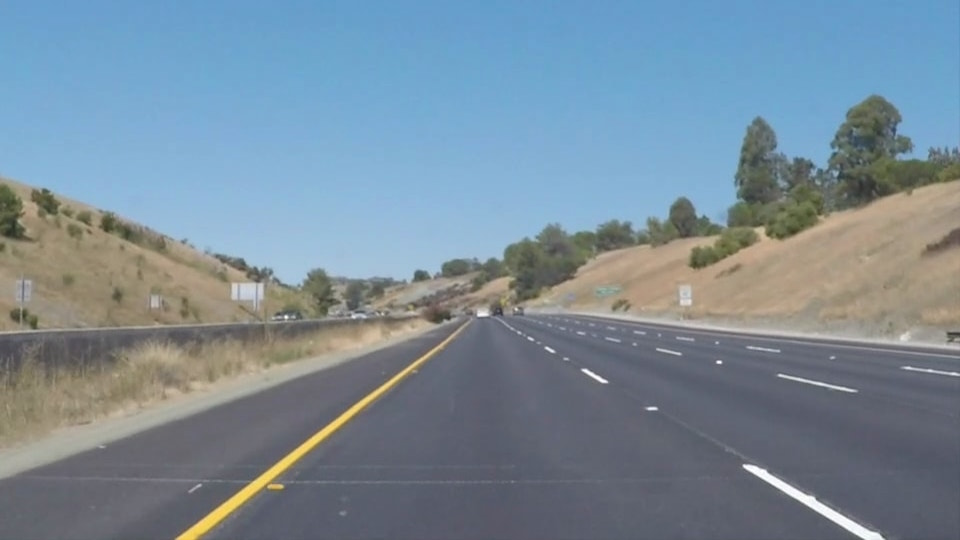
#> input picture test_images/whiteCarLaneSwitch.jpg, 960 x 540 px; the run also reads 1 picture not shown here
$ jupyter execute P1.ipynb   (shell and % lines are left out)
#> lines starting #> are read from the running program, lines starting #| are printed output that depends on the picture; after the words box and inside, x2 and y2 are one past the last pixel; in counts of white or black regions, pixels touching at a corner belong together
# Self-Driving Car Engineer Nanodegree

## Project: **Finding Lane Lines on the Road**
***
In this project, you will use the tools you learned about in the lesson to identify lane lines on the road.  You can develop your pipeline on a series of individual images, and later apply the result to a video stream (really just a series of images). Check out the video clip "raw-lines-example.mp4" (also contained in this repository) to see what the output should look like after using the helper functions below.

Once you have a result that looks roughly like "raw-lines-example.mp4", you'll need to get creative and try to average and/or extrapolate the line segments you've detected to map out the full extent of the lane lines.  You can see an example of the result you're going for in the video "P1_example.mp4".  Ultimately, you would like to draw just one line for the left side of the lane, and one for the right.

In addition to implementing code, there is a brief writeup to complete. The writeup should be completed in a separate file, which can be either a markdown file or a pdf document. There is a [write up template](https://github.com/udacity/CarND-LaneLines-P1/blob/master/writeup_template.md) that can be used to guide the writing process. Completing both the code in the Ipython notebook and the writeup template will cover all of the [rubric points](https://review.udacity.com/#!/rubrics/322/view) for this project.

---
Let's have a look at our first image called 'test_images/solidWhiteRight.jpg'.  Run the 2 cells below (hit Shift-Enter or the "play" button above) to display the image.

**Note: If, at any point, you encounter frozen display windows or other confounding issues, you can always start again with a clean slate by going to the "Kernel" menu above and selecting "Restart & Clear Output".**

---

**The tools you have are color selection, region of interest selection, grayscaling, Gaussian smoothing, Canny Edge Detection and Hough Tranform line detection.  You  are also free to explore and try other techniques that were not presented in the lesson.  Your goal is piece together a pipeline to detect the line segments in the image, then average/extrapolate them and draw them onto the image for display (as below).  Once you have a working pipeline, try it out on the video stream below.**

---

<figure>

 <figcaption>
 <p></p>
 <p style="text-align: center;"> Your output should look something like this (above) after detecting line segments using the helper functions below </p>
 </figcaption>
</figure>
 <p></p>
<figure>

 <figcaption>
 <p></p>
 <p style="text-align: center;"> Your goal is to connect/average/extrapolate line segments to get output like this</p>
 </figcaption>
</figure>

**Run the cell below to import some packages.  If you get an `import error` for a package you've already installed, try changing your kernel (select the Kernel menu above --> Change Kernel).  Still have problems?  Try relaunching Jupyter Notebook from the terminal prompt.  Also, see [this forum post](https://carnd-forums.udacity.com/cq/viewquestion.action?spaceKey=CAR&id=29496372&questionTitle=finding-lanes---import-cv2-fails-even-though-python-in-the-terminal-window-has-no-problem-with-import-cv2) for more troubleshooting tips.**

## Import Packages

[cell 1]
#importing some useful packages
import matplotlib.pyplot as plt
import matplotlib.image as mpimg
import numpy as np
import cv2
# Import everything needed to edit/save/watch video clips
from moviepy.editor import VideoFileClip
from IPython.display import HTML
import os

## Read in an Image

[cell 2]
#reading in an image
image = mpimg.imread('test_images/whiteCarLaneSwitch.jpg')
#> image is the input picture: shape (540, 960, 3); mean R, G, B 121.2, 139.4, 152.9

#printing out some stats and plotting
print('This image is:', type(image), 'with dimensions:', image.shape)
#| This image is: <class 'numpy.ndarray'> with dimensions: (540, 960, 3)
plt.imshow(image)  # if you wanted to show a single color channel image called 'gray', for example, call as plt.imshow(gray, cmap='gray')
#> (this line was passed over: IPython is not available in this run)

## Ideas for Lane Detection Pipeline

**Some OpenCV functions (beyond those introduced in the lesson) that might be useful for this project are:**

`cv2.inRange()` for color selection
`cv2.fillPoly()` for regions selection
`cv2.line()` to draw lines on an image given endpoints
`cv2.addWeighted()` to coadd / overlay two images
`cv2.cvtColor()` to grayscale or change color
`cv2.imwrite()` to output images to file
`cv2.bitwise_and()` to apply a mask to an image

**Check out the OpenCV documentation to learn about these and discover even more awesome functionality!**

## Helper Functions

Below are some helper functions to help get you started. They should look familiar from the lesson!

[cell 3]
import math

# Calculate image height and width
h = image.shape[0]
w = image.shape[1]

def grayscale(img):
    """Applies the Grayscale transform
    This will return an image with only one color channel
    but NOTE: to see the returned image as grayscale
    (assuming your grayscaled image is called 'gray')
    you should call plt.imshow(gray, cmap='gray')"""
    return cv2.cvtColor(img, cv2.COLOR_RGB2GRAY)
    # Or use BGR2GRAY if you read an image with cv2.imread()
    # return cv2.cvtColor(img, cv2.COLOR_BGR2GRAY)

def canny(img, low_threshold, high_threshold):
    """Applies the Canny transform"""
    return cv2.Canny(img, low_threshold, high_threshold)

def gaussian_blur(img, kernel_size):
    """Applies a Gaussian Noise kernel"""
    return cv2.GaussianBlur(img, (kernel_size, kernel_size), 0)

def region_of_interest(img, vertices):
    """
    Applies an image mask.

    Only keeps the region of the image defined by the polygon
    formed from `vertices`. The rest of the image is set to black.
    """
    #defining a blank mask to start with
    mask = np.zeros_like(img)

    #defining a 3 channel or 1 channel color to fill the mask with depending on the input image
    if len(img.shape) > 2:
        channel_count = img.shape[2]  # i.e. 3 or 4 depending on your image
        ignore_mask_color = (255,) * channel_count
    else:
        ignore_mask_color = 255

    #filling pixels inside the polygon defined by "vertices" with the fill color
    cv2.fillPoly(mask, vertices, ignore_mask_color)

    #returning the image only where mask pixels are nonzero
    masked_image = cv2.bitwise_and(img, mask)
    return masked_image


# [20 lines left out: function draw_lines_part1, not called in this run]


def draw_lines_part2(img, lines, color=[255, 0, 0], thickness=10):
    """
    NOTE: this is the function you might want to use as a starting point once you want to
    average/extrapolate the line segments you detect to map out the full
    extent of the lane (going from the result shown in raw-lines-example.mp4
    to that shown in P1_example.mp4).

    Think about things like separating line segments by their
    slope ((y2-y1)/(x2-x1)) to decide which segments are part of the left
    line vs. the right line.  Then, you can average the position of each of
    the lines and extrapolate to the top and bottom of the lane.

    This function draws `lines` with `color` and `thickness`.
    Lines are drawn on the image inplace (mutates the image).
    If you want to make the lines semi-transparent, think about combining
    this function with the weighted_img() function below
    """
    # Making left/right x and y lists global.
    global x_p_l
    global y_p_l
    global x_p_r
    global y_p_r

    # Initializing the lists as empty.
    x_p_l = []
    y_p_l = []
    x_p_r = []
    y_p_r = []
    slope_l = []
    slope_r = []

    # Sorting points into left x and y OR right x and y lists,
    # based on slope range.

    for line in lines:
        for x1,y1,x2,y2 in line:
            slope = ((y2-y1)/(x2-x1))
            if not np.isnan(slope) or np.isinf(slope) or (slope == 0):
                if slope < -0.6 and slope > -1:
                    x_p_l += [x1, x2]
                    y_p_l += [y1, y2]
                    slope_l += [slope]
                elif slope > 0.2 and slope < 1.5:
                    x_p_r += [x1, x2]
                    y_p_r += [y1, y2]
                    slope_r += [slope]

    # Average out the x and y points, and calculate the mean slopes.
    avg_x_l = np.mean(x_p_l, dtype=np.float32)
    avg_x_r = np.mean(x_p_r, dtype=np.float32)
    avg_y_l = np.mean(y_p_l, dtype=np.float32)
    avg_y_r = np.mean(y_p_r, dtype=np.float32)
    avg_slope_l = np.mean(slope_l, dtype=np.float32)
    avg_slope_r = np.mean(slope_r, dtype=np.float32)

    # Calculate intercepts from the means above
    # b = y - mx
    b_l = avg_y_l - (avg_slope_l * avg_x_l)
    b_r = avg_y_r - (avg_slope_r * avg_x_r)

    # Calculate X coordinates of the lines to be drawn
    # using information above. The Y values are the
    # y coordinates of the bounding box/mask as defined
    # in the pipeline further below.
    y_max = max(y_p_l) #y_mask[0]
    y_min = max(y_p_r) #y_mask[1]

    # X = (Y - b) / m
    X_l_lo = (y_max - b_l) / avg_slope_l
    X_l_hi = (y_min - b_l) / avg_slope_l

    X_r_lo = (y_max - b_r) / avg_slope_r
    X_r_hi = (y_min - b_r) / avg_slope_r

    # Draw lines on the left side and the right side of the image
    # using cv2.line() function, and (X,Y) calculated above as points.
    img_l = cv2.line(img, (int(X_l_lo), y_max), (int(X_l_hi), y_min), color, thickness)
    cv2.line(img_l, (int(X_r_lo), y_max), (int(X_r_hi), y_min), color, thickness)


# [10 lines left out: function hough_lines_p1, not called in this run]

def hough_lines_p2(img, rho, theta, threshold, min_line_len, max_line_gap):
    """
    `img` should be the output of a Canny transform.

    Returns an image with hough lines drawn.
    """
    lines = cv2.HoughLinesP(img, rho, theta, threshold, np.array([]), minLineLength=min_line_len, maxLineGap=max_line_gap)
    line_img = np.zeros((img.shape[0], img.shape[1], 3), dtype=np.uint8)
    draw_lines_part2(line_img, lines)
    return line_img

# Python 3 has support for cool math symbols.

def weighted_img(img, initial_img, α=0.8, β=1., λ=0.):
    """
    `img` is the output of the hough_lines(), An image with lines drawn on it.
    Should be a blank image (all black) with lines drawn on it.

    `initial_img` should be the image before any processing.

    The result image is computed as follows:

    initial_img * α + img * β + λ
    NOTE: initial_img and img must be the same shape!
    """
    return cv2.addWeighted(initial_img, α, img, β, λ)

# [10 lines left out: function draw_roi, not called in this run]

## Test Images

Build your pipeline to work on the images in the directory "test_images"
**You should make sure your pipeline works well on these images before you try the videos.**

## Build a Lane Finding Pipeline

Build the pipeline and run your solution on all test_images. Make copies into the `test_images_output` directory, and you can use the images in your writeup report.

Try tuning the various parameters, especially the low and high Canny thresholds as well as the Hough lines parameters.

[cell 4]
# TODO: Build your pipeline that will draw lane lines on the test_images
# then save them to the test_images directory.

############################## Pipeline ############################

def lane_pipeline(img):

    # Make a copy
    im_copy = np.copy(img)


    # Step 1: Convert to grayscale.
    # Use 'im_copy' as input; use cmap='gray' to see the returned image as grayscale.
    # Save result to 'gray'.
    gray = grayscale(im_copy)
    # display the grayscale image here:
    #plt.imshow(gray, cmap='gray') and plt.xlabel('Grayscaled image') and plt.show()

    # Step 2: Apply Gaussian smoothing/blurring
    # Use 'gray' as input; use a 5x5 kernel.
    # Save result to 'blur_gray'.
    blur_gray = gaussian_blur(gray, 5)

    # Step 3: Run Canny edge detection
    # Use 'blur_gray' as input; specify low_threshold and high_threshold values.
    # Save result to 'edges'.
    edges = canny(blur_gray, 80, 200)
    # display the image
    #plt.imshow(edges, cmap='Greys_r') and plt.xlabel('Canny edge detected image') and plt.show()
    # Save the edge map in 'test_images_canny_output/'
    #mpimg.imsave('test_video_frames_solidYellowLeft/canny.jpg', comb_edges)
    # Stack the 'edges' to make it a 3-channel image,
    # and save the result to 'comb_edges'.
    comb_edges = np.dstack((edges, edges, edges))

    # Step 4: Apply Region Masking
    # Use 'edges' as input; define the vertices and call the function 'region_of_interest()'.
    # Save result to 'masked_edges'.

    height = im_copy.shape[0]
    width = im_copy.shape[1]
    v_poly = np.array([[(width//10 + 4,height),((width//2 - 60), (height//2) + 60), \
                        ((width//2 + 80), (height//2) + 60), (width - 20,height)]], dtype=np.int32)
    masked_edges = region_of_interest(edges, vertices=v_poly)

    # Save the masked_edges image in 'test_images_masked_output/'
    #mpimg.imsave('test_images_masked_output/masked_edges.jpg', comb_masked_edges)
    # Stack the 'masked_edges' to make it a 3-channel image,
    # and save the result to 'comb_masked_edges'.
    comb_masked_edges = np.dstack((masked_edges, masked_edges, masked_edges))

    # Make the x_mask,y_mask global.
    global x_mask
    global y_mask

    # Define x_mask,y_mask as the coordinates of the vertices of the polygon ROI.
    x_mask = [v_poly[0][0][0], v_poly[0][1][0], v_poly[0][2][0], v_poly[0][3][0], v_poly[0][0][0]]
    y_mask = [v_poly[0][0][1], v_poly[0][1][1], v_poly[0][2][1], v_poly[0][3][1], v_poly[0][0][1]]

    # Step 5: Run Hough Transform
    # Use 'masked_edges' as input; pass in suitable values to rho, theta etc.
    # Save result to 'hough_image'.
    # This uses the updated draw_lines() function.
    hough_image = hough_lines_p2(masked_edges, rho=2, theta=np.pi/360, threshold=40, min_line_len=10, max_line_gap=20)
    # Save hough_image to a folder.
    #mpimg.imsave('test_images_hough_output/hough.jpg', hough_image)

    # Display the region mask on the original image
    # and plot the points on lines detected by hough transform
    #plt.imshow(im_copy)
    #plt.plot(x_mask, y_mask, 'b', lw=4)
    #plt.plot(x_p_l, y_p_l, 'ro') and plt.plot(x_p_r, y_p_r, 'ro') and plt.show()

    # Step 6: Draw the hough lines on the original image
    # Call weighted_img() with 'hough_image' and 'im_copy' as arguments.
    # Save result to 'lines_image'
    lines_image = weighted_img(hough_image, im_copy)
    #draw_roi(lines_image)

    # Display the final result (Hough lines on the original image)
    #plt.imshow(lines_image) and plt.xlabel('Hough lines on the original image') and plt.show()

    # Save the images to test_images_output/
    #mpimg.imsave('test_images_output/result.jpg', lines_image)

    # Return the final processed image.
    return lines_image

[cell 5]
######### Checking the pipeline on test_images #########

# For every file in 'test_images/':
for i in os.listdir("test_images/"):
    # Read the image.
    image = mpimg.imread('test_images/' + i)
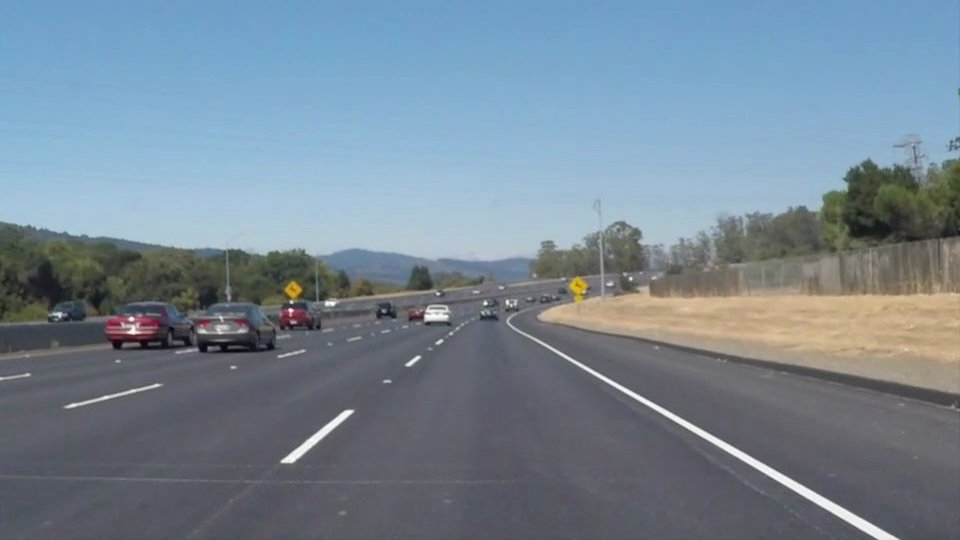
#> input picture test_images/solidWhiteCurve.jpg, 960 x 540 px
#> image is the input picture: shape (540, 960, 3); mean R, G, B 118.5, 134.5, 148.1
    # Call the pipeline function.
    processed_image = lane_pipeline(image)
#> in grayscale, `return cv2.cvtColor(img, cv2.COLOR_RGB2GRAY)`:
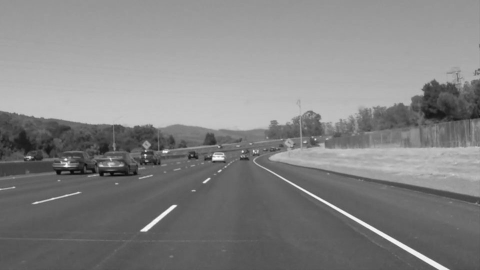
#> returned value: shape (540, 960) (shown at 1/2 size); min 5, max 255, mean 131.2
#> in canny, `return cv2.Canny(img, low_threshold, high_threshold)`:
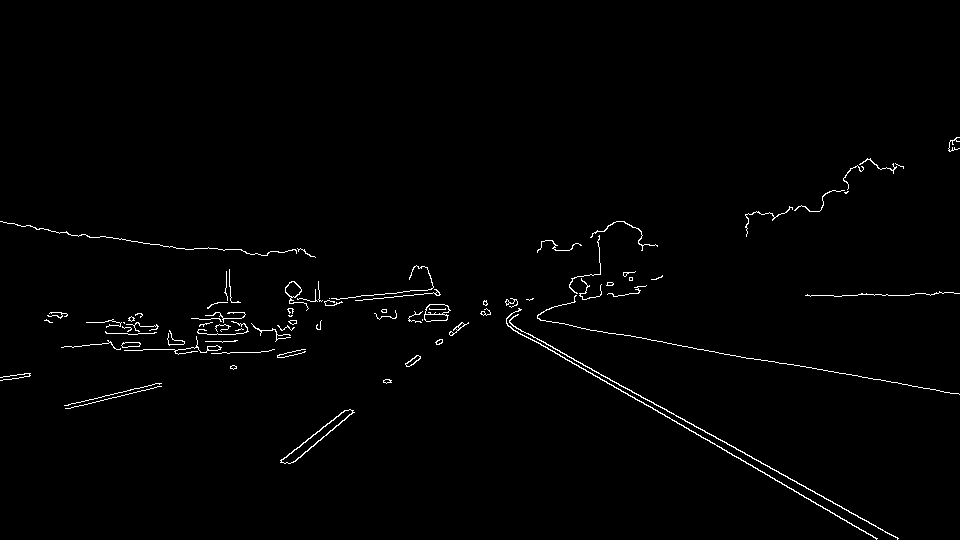
#> returned value: shape (540, 960); 1.1% white in thin lines or dots, all inside (x1, y1, x2, y2) = (0, 137, 960, 540)
#> in region_of_interest, `cv2.fillPoly(mask, vertices, ignore_mask_color)`:
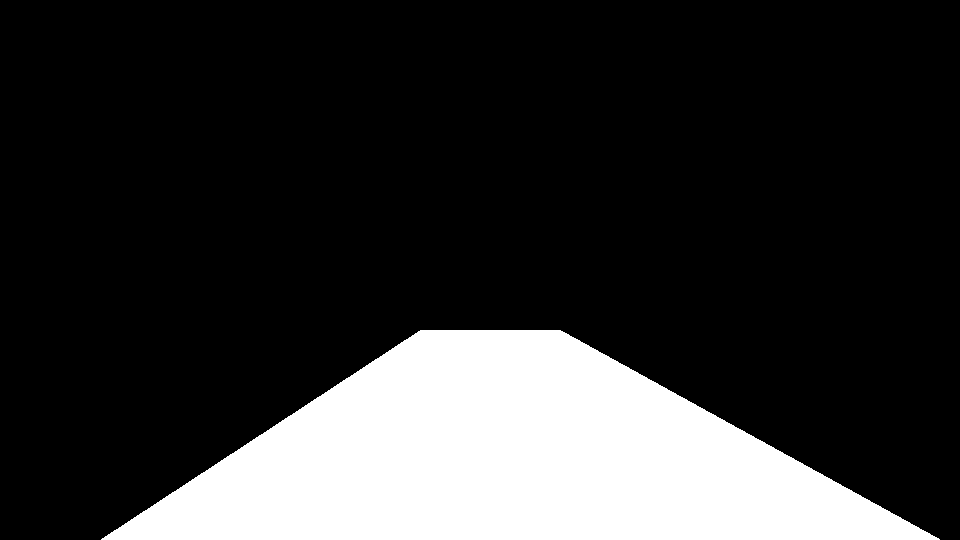
#> mask: shape (540, 960); 19.9% white; 1 white region, box (x1, y1, x2, y2) and area: (101, 330, 940, 540) 103040
#> in region_of_interest, `masked_image = cv2.bitwise_and(img, mask)`:
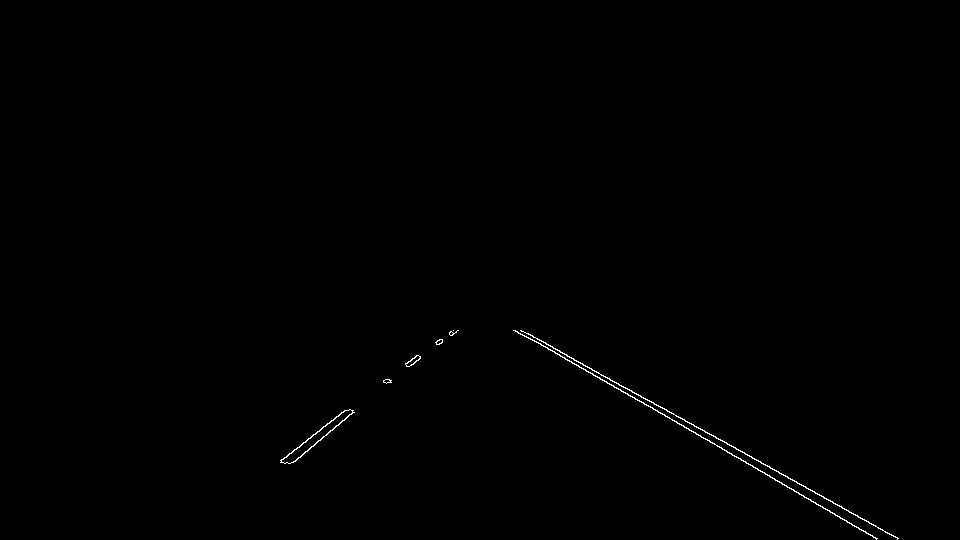
#> masked_image: shape (540, 960); 0.29% white in thin lines or dots, all inside (x1, y1, x2, y2) = (280, 330, 899, 540)
#> in hough_lines_p2, `lines = cv2.HoughLinesP(img, rho, theta, threshold, np.array([]), minL..`: lines = [[517, 331, 877, 538], [521, 330, 897, 538], [383, 381, 417, 355], [389, 382, 451, 331], [389, 380, 418, 355], [388, 382, 439, 339], [293, 462, 352, 412], [281, 459, 346, 410], [538, 342, 829, 510], [629, 389, 898, 538], [413, 364, 450, 335]]
#> the loop in draw_lines_part2, `for line in lines:` made 11 passes
#> after the loop in draw_lines_part2, `for line in lines:`: slope_l = [-0.765, -0.823, -0.862, -0.843, -0.847, -0.754, -0.784]; slope_r = [0.575, 0.553, 0.577, 0.554]; x_p_l = [383, 417, 389, 451, 389, 418, 388, 439, 293, 352, 281, 346, 413, 450]; x_p_r = [517, 877, 521, 897, 538, 829, 629, 898]; y_p_l = [381, 355, 382, 331, 380, 355, 382, 339, 462, 412, 459, 410, 364, 335]; y_p_r = [331, 538, 330, 538, 342, 510, 389, 538]
#> in draw_lines_part2, `avg_x_l = np.mean(x_p_l, dtype=np.float32)`: avg_x_l = 386.4
#> in draw_lines_part2, `avg_x_r = np.mean(x_p_r, dtype=np.float32)`: avg_x_r = 713.2
#> in draw_lines_part2, `avg_y_l = np.mean(y_p_l, dtype=np.float32)`: avg_y_l = 381.9
#> in draw_lines_part2, `avg_y_r = np.mean(y_p_r, dtype=np.float32)`: avg_y_r = 439.5
#> in draw_lines_part2, `avg_slope_l = np.mean(slope_l, dtype=np.float32)`: avg_slope_l = -0.811
#> in draw_lines_part2, `avg_slope_r = np.mean(slope_r, dtype=np.float32)`: avg_slope_r = 0.565
#> in draw_lines_part2, `b_l = avg_y_l - (avg_slope_l * avg_x_l)`: b_l = 695.3
#> in draw_lines_part2, `b_r = avg_y_r - (avg_slope_r * avg_x_r)`: b_r = 36.62
#> in draw_lines_part2, `y_max = max(y_p_l)`: y_max = 462
#> in draw_lines_part2, `y_min = max(y_p_r)`: y_min = 538
#> in draw_lines_part2, `X_l_lo = (y_max - b_l) / avg_slope_l`: X_l_lo = 287.6
#> in draw_lines_part2, `X_l_hi = (y_min - b_l) / avg_slope_l`: X_l_hi = 193.9
#> in draw_lines_part2, `X_r_lo = (y_max - b_r) / avg_slope_r`: X_r_lo = 753.1
#> in draw_lines_part2, `X_r_hi = (y_min - b_r) / avg_slope_r`: X_r_hi = 887.6
#> in draw_lines_part2, `cv2.line(img_l, (int(X_r_lo), y_max), (int(X_r_hi), y_min), color, thi..`:
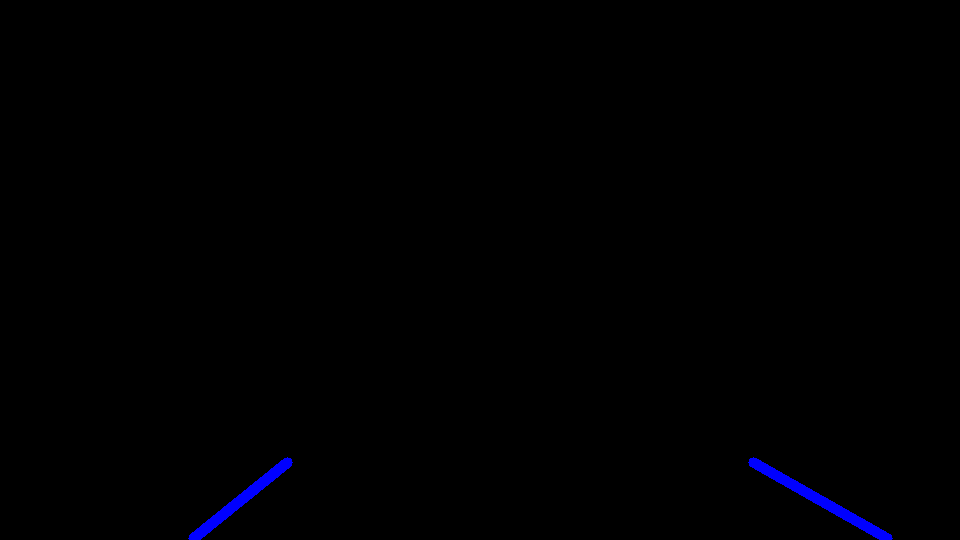
#> img_l: shape (540, 960, 3); mean of channels 0, 1, 2 1.5, 0, 0; drawn as B, G, R
#> (the rest of the program and of its run is left out)
